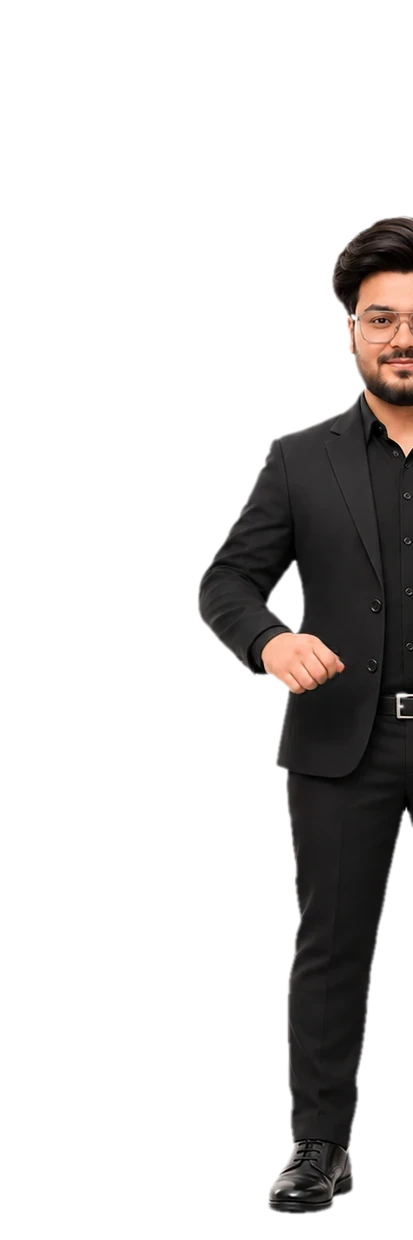
#> input picture mascot/anim/out/L/countL_mid__count3L_end_00.webp, 413 x 1240 px; its folder holds only this picture in this run
$ python edges.py
#> lines starting #> are read from the running program, lines starting #| are printed output that depends on the picture; after the words box and inside, x2 and y2 are one past the last pixel; in counts of white or black regions, pixels touching at a corner belong together
"""Clean the cutout edge of every built frame in ../out (L/, R/): pull the alpha in by about 2 px and feather it,
so the white fringe of the generated background and the jagged rembg edge are gone on the dark stage.

Usage: python3 edges.py     (in place; each file is processed once, tracked in out/.edges.json)
The cut side of a half (the body's centre line) is not touched: the border is replicated before eroding.
"""
import json
from pathlib import Path

import cv2
import numpy as np
from PIL import Image

OUT = Path(__file__).resolve().parents[1] / "out"


def clean(rgba):
    a = rgba[:, :, 3]
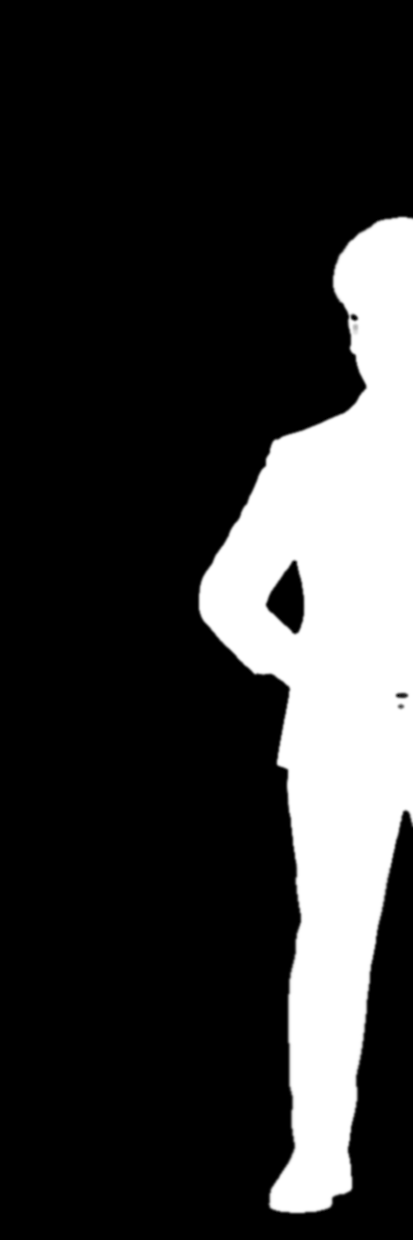
#> a: shape (1240, 413); min 0, max 255, mean 52
    k = cv2.getStructuringElement(cv2.MORPH_ELLIPSE, (5, 5))
    e = cv2.erode(a, k, borderType=cv2.BORDER_REPLICATE)
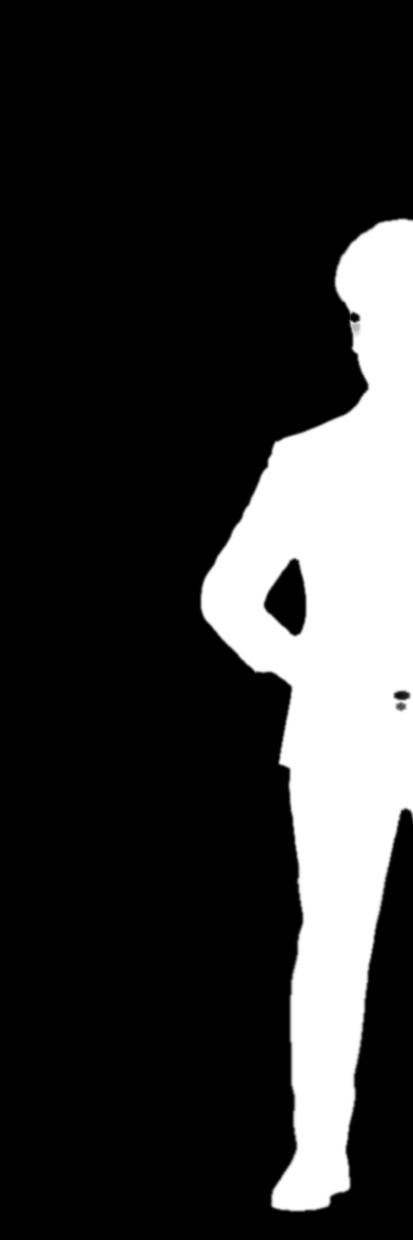
#> e: shape (1240, 413); min 0, max 255, mean 50
    e = cv2.GaussianBlur(e, (0, 0), 1.1, borderType=cv2.BORDER_REPLICATE)
    out = rgba.copy()
#> out is the input picture: shape (1240, 413, 4); mean R, G, B, A 211, 209.2, 208.6, 52
    out[:, :, 3] = np.minimum(a, e)
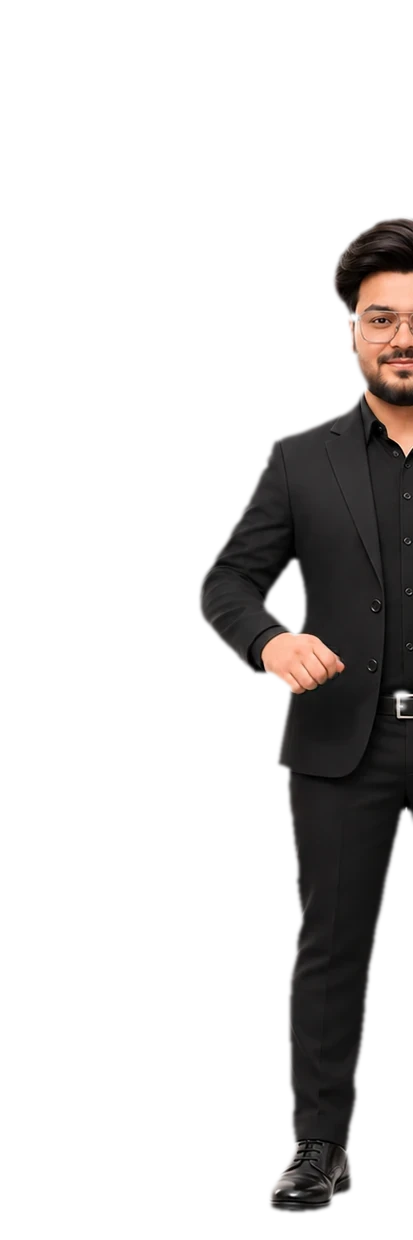
#> out: shape (1240, 413, 4); 3.51% of pixels changed, all inside (x1, y1, x2, y2) = (196, 215, 413, 1215); transparent parts drawn white
    return out


def run():
    log = OUT / ".edges.json"
    done = set(json.loads(log.read_text())) if log.exists() else set()
    n = 0
    for p in sorted(list((OUT / "L").glob("*.webp")) + list((OUT / "R").glob("*.webp"))):
        key = str(p.relative_to(OUT))
        if key in done:
            continue
        Image.fromarray(clean(np.array(Image.open(p).convert("RGBA")))).save(p, "WEBP", quality=90, method=6)
        done.add(key); n += 1
    log.write_text(json.dumps(sorted(done)))
    return n


if __name__ == "__main__":
    print(run(), "frames cleaned")
